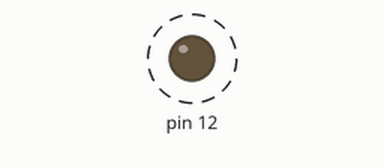
Recording of a sketch running on a simulated Arduino Uno, built with avr-gcc and run on an emulated ATmega328P. Shown: output pins drawn as LEDs (lit = HIGH). Dashed ring = blinking.

Above: at 0.12 s.
Timing chart, 0 to 3.0 s (numbered marks = the images above):
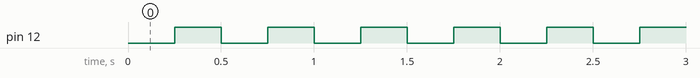

Measured:
- by itself, pin 12: alternates HIGH for 0.25 s and LOW for 0.25 s

The sketch:

Programa4.ino
```cpp
void setup() {
  // put your setup code here, to run once:
pinMode(12,OUTPUT);
}

void loop() {
  // put your main code here, to run repeatedly:
delay(250);
digitalWrite(12,HIGH);
delay(250);
digitalWrite(12,LOW);
}
```
